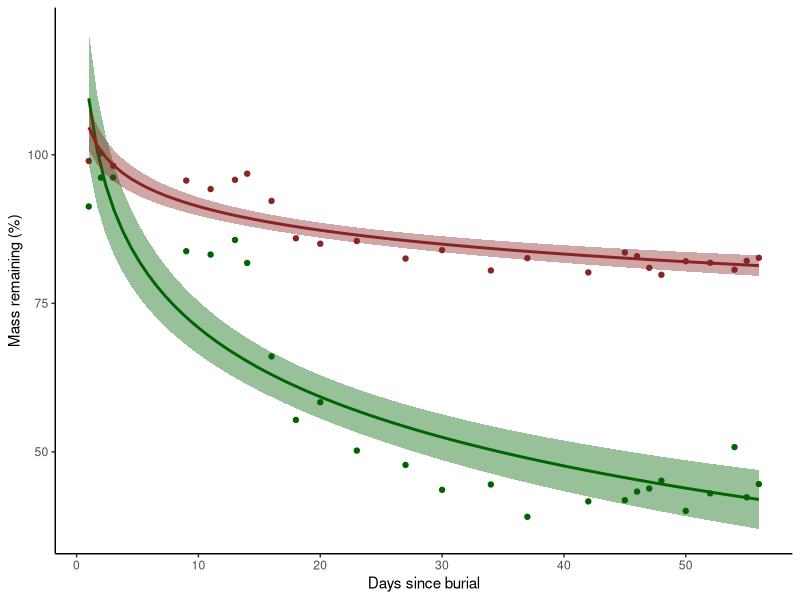
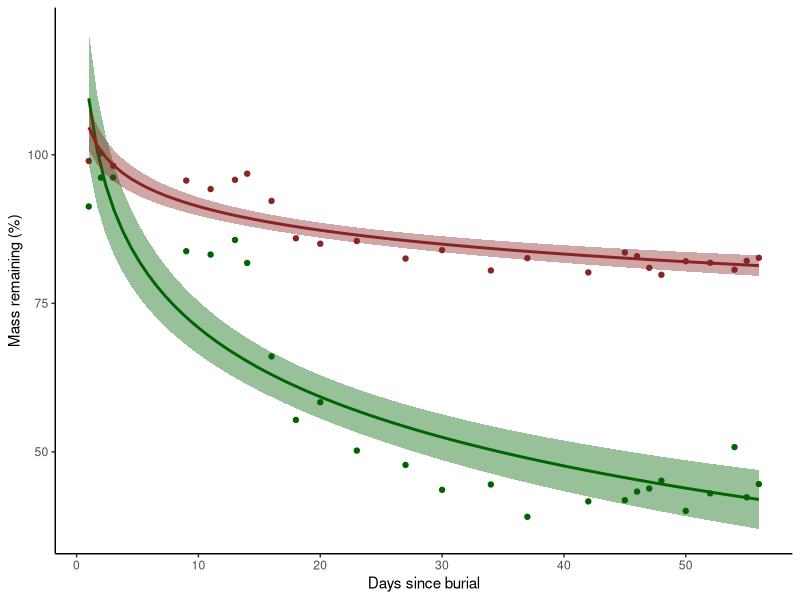

Write R code to recreate these figures, in order. (Note: this script raises an error after producing the figures.)
# Tea bag elevational gradient script
# Eleanor Walker // Haydn Thomas // Isla Myers-Smith, 20/03/2018 - 20/02/2023

# Question 1 - Differences between teas

# Libraries
library(plyr)
library(dplyr)
library(ggplot2)
require(gridExtra)
library(lme4)
library(nlme)
library(effects)
library(stringr)

KL_tea <-
  read.csv(file = "data/Kluane_tea_bag_data.csv")

#Test decay rates (Common garden data) ----
#Check tea decay rates for Common Garden

Daily_Tea <- KL_tea[grep("DT", KL_tea$Plot), ] #Daily tea only
Common_garden <-
  KL_tea[grep("CG", KL_tea$Plot), ] #All common garden ambient plots
two_yr_Kluane <- filter(KL_tea, Site == "Kluane Plateau")
two_yr_Common_Garden <- filter(
  KL_tea,
  Plot == "CG_HT_year" |
    Plot == "CG_HT_year" |
    Plot == "CG_2Y" |
    Plot == "CG_Y1_3m" |
    Plot == "CG_Y2_3m"
)

#Take mean of daily tea
Daily_Tea_mean <- Daily_Tea %>%
  group_by(Tea_Type, Days) %>%
  dplyr::summarise(Loss = mean(Loss))

summary(lm(log((1 - Loss) * 100) ~ Days, Daily_Tea_mean[Daily_Tea_mean$Tea_Type ==
                                                          "Green", ]))
summary(lm(log((1 - Loss) * 100) ~ Days, Daily_Tea_mean[Daily_Tea_mean$Tea_Type ==
                                                          "Rooibos", ]))

(
  daily <-
    ggplot(Daily_Tea_mean, aes(Days, (1 - Loss) * 100, colour = factor(Tea_Type))) +
    geom_point() +
    geom_smooth(
      method = "lm",
      formula = (y ~ (log(x))),
      aes(fill = Tea_Type)
    ) +
    theme_classic() +
    theme(
      panel.border = element_blank(),
      panel.grid.major = element_blank(),
      panel.grid.minor = element_blank(),
      axis.line = element_line(colour = "black")
    ) +
    scale_colour_manual(values = c("#006400", "#8B2323"), name = "Tea Type") +
    scale_fill_manual(values = c("#006400", "#8B2323"), name = "Tea Type") +
    labs(y = "Mass remaining (%)", x = "Days since burial") +
    scale_x_continuous(breaks = seq(0, 50, 10)) +
    theme(legend.position = "none")
)
#ggtitle("Kluane (warm site):\nTwo months")

#Create figure for El's Manuscript
pdf(file = "figures/Fig_S1.pdf",
    width = 6,
    height = 4)
daily
dev.off()

#Kluane

m1 <-
  lme((1 - Loss) * 100 ~ (log(Days)),
      data = two_yr_Kluane[two_yr_Kluane$Tea_Type == "Green", ],
      random = ~ 1 | Plot)
ef_g <-
  as.data.frame(effect("log(Days)", m1, xlevels = list(Days = seq(
    min(two_yr_Kluane$Days), max(two_yr_Kluane$Days), 1
  ))))

m2 <-
  lme((1 - Loss) * 100 ~ (log(Days)),
      data = two_yr_Kluane[two_yr_Kluane$Tea_Type == "Rooibos", ],
      random = ~ 1 | Plot)
ef_r <-
  as.data.frame(effect("log(Days)", m2, xlevels = list(Days = seq(
    min(two_yr_Kluane$Days), max(two_yr_Kluane$Days), 1
  ))))

(
  Kluane <- ggplot(two_yr_Kluane) +
    geom_point(aes(Days, (1 - Loss) * 100, colour = factor(Tea_Type))) +
    geom_ribbon(
      data = ef_g,
      mapping = aes(x = Days, ymin = lower, ymax = upper),
      fill = "#006400",
      alpha = 0.5
    ) +
    geom_ribbon(
      data = ef_r,
      mapping = aes(x = Days, ymin = lower, ymax = upper),
      fill = "#8B2323",
      alpha = 0.5
    ) +
    geom_line(
      data = ef_g,
      mapping = aes(x = Days, y = fit),
      colour = "#006400",
      lwd = 1.25
    ) +
    geom_line(
      data = ef_r,
      mapping = aes(x = Days, y = fit),
      colour = "#8B2323",
      lwd = 1.25
    ) +
    scale_colour_manual(values = c("#006400", "#8B2323"), name = "Tea Type") +
    theme_classic() +
    theme(legend.position = "none") +
    labs(y = "Mass remaining (%)", x = "Days since burial") +
    ggtitle("Kluane (cold site):\nTwo years")
)

#Common Garden
m1 <-
  lme((1 - Loss) * 100 ~ (log(Days)),
      data = two_yr_Common_Garden[two_yr_Common_Garden$Tea_Type == "Green", ],
      random = ~ 1 | Plot)
ef_g <-
  as.data.frame(effect("log(Days)", m1, xlevels = list(Days = seq(
    min(two_yr_Common_Garden$Days),
    max(two_yr_Common_Garden$Days),
    1
  ))))

m2 <-
  lme((1 - Loss) * 100 ~ (log(Days)),
      data = two_yr_Common_Garden[two_yr_Common_Garden$Tea_Type == "Rooibos", ],
      random = ~ 1 | Plot)
ef_r <-
  as.data.frame(effect("log(Days)", m2, xlevels = list(Days = seq(
    min(two_yr_Common_Garden$Days),
    max(two_yr_Common_Garden$Days),
    1
  ))))

(
  Common <- ggplot(two_yr_Common_Garden) +
    geom_point(aes(Days, (1 - Loss) * 100, colour = factor(Tea_Type))) +
    geom_ribbon(
      data = ef_g,
      mapping = aes(x = Days, ymin = lower, ymax = upper),
      fill = "#006400",
      alpha = 0.5
    ) +
    geom_ribbon(
      data = ef_r,
      mapping = aes(x = Days, ymin = lower, ymax = upper),
      fill = "#8B2323",
      alpha = 0.5
    ) +
    geom_line(
      data = ef_g,
      mapping = aes(x = Days, y = fit),
      colour = "#006400",
      lwd = 1.25
    ) +
    geom_line(
      data = ef_r,
      mapping = aes(x = Days, y = fit),
      colour = "#8B2323",
      lwd = 1.25
    ) +
    scale_colour_manual(values = c("#006400", "#8B2323"), name = "Tea Type") +
    theme_classic() +
    theme(legend.position = "none") +
    labs(y = "Mass remaining (%)", x = "Days since burial") +
    ggtitle("Kluane (warm site):\nTwo years")
)

#Combine warm site
all_Common_Garden <- rbind(Daily_Tea, two_yr_Kluane)

m1 <-
  lme((1 - Loss) * 100 ~ (log(Days)),
      data = all_Common_Garden[all_Common_Garden$Tea_Type == "Green", ],
      random = ~ 1 | Plot)
ef_g <-
  as.data.frame(effect("log(Days)", m1, xlevels = list(Days = seq(
    min(all_Common_Garden$Days), max(all_Common_Garden$Days), 1
  ))))

m2 <-
  lme((1 - Loss) * 100 ~ (log(Days)),
      data = all_Common_Garden[all_Common_Garden$Tea_Type == "Rooibos", ],
      random = ~ 1 | Plot)
ef_r <-
  as.data.frame(effect("log(Days)", m2, xlevels = list(Days = seq(
    min(all_Common_Garden$Days), max(all_Common_Garden$Days), 1
  ))))

(
  Common_all <- ggplot(all_Common_Garden) +
    geom_point(aes(Days, (1 - Loss) * 100, colour = factor(Tea_Type))) +
    geom_ribbon(
      data = ef_g,
      mapping = aes(x = Days, ymin = lower, ymax = upper),
      fill = "#006400",
      alpha = 0.5
    ) +
    geom_ribbon(
      data = ef_r,
      mapping = aes(x = Days, ymin = lower, ymax = upper),
      fill = "#8B2323",
      alpha = 0.5
    ) +
    geom_line(
      data = ef_g,
      mapping = aes(x = Days, y = fit),
      colour = "#006400",
      lwd = 1.25
    ) +
    geom_line(
      data = ef_r,
      mapping = aes(x = Days, y = fit),
      colour = "#8B2323",
      lwd = 1.25
    ) +
    scale_colour_manual(values = c("#006400", "#8B2323"), name = "Tea Type") +
    theme_classic() +
    theme(legend.position = "none") +
    labs(y = "Mass remaining (%)", x = "Days since burial") +
    ggtitle("Kluane (warm site):\nTwo years")
)
